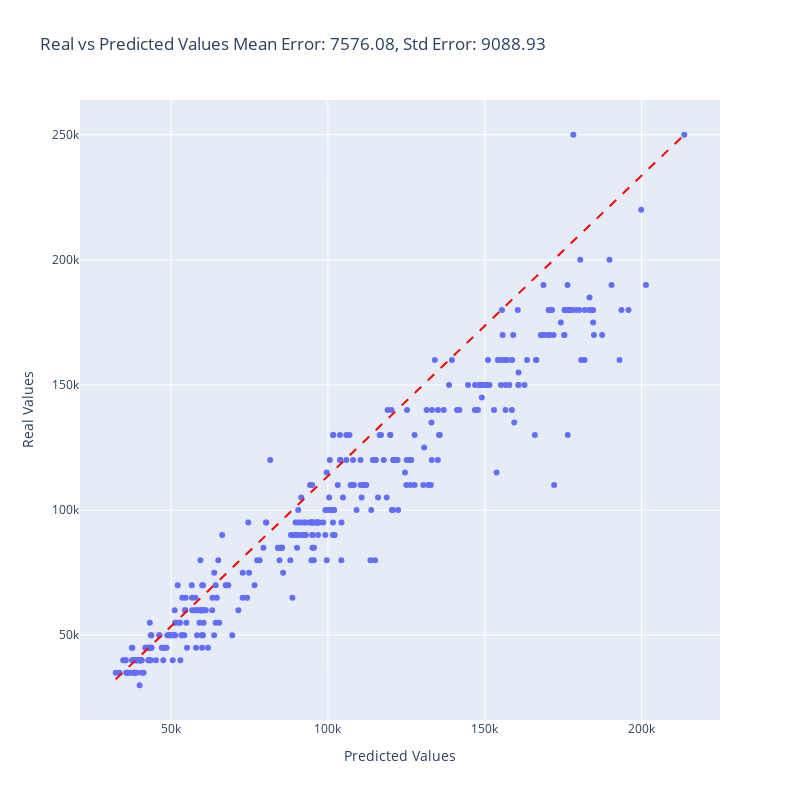

The notebook cell saved with this chart:
### Code cell
plot_error_vs_predicted(oof_preds_lgbm, y, ids)

### Figure 1 — Plotly figure (JSON) as saved in the notebook; plotly's stock layout.template omitted (floating-point values rounded to 4 significant figures; data arrays with more than 128 entries replaced by an {"elided": "..."} marker saying what was removed)
{"data": [{"customdata": {"elided": "372x1 int values"}, "hovertemplate": "Predicted Values=%{x}<br>Real Values=%{y}<br>id=%{customdata[0]}<extra></extra>", "legendgroup": "", "marker": {"color": "#636efa", "symbol": "circle"}, "mode": "markers", "name": "", "orientation": "v", "showlegend": false, "type": "scatter", "x": {"elided": "372 float values"}, "xaxis": "x", "y": {"elided": "372 float values"}, "yaxis": "y"}], "layout": {"height": 800, "legend": {"title": {"text": ""}, "tracegroupgap": 0}, "shapes": [{"line": {"color": "red", "dash": "dash"}, "type": "line", "x0": 32370.0, "x1": 213600.0, "y0": 32370.0, "y1": 250000}], "showlegend": false, "title": {"text": "Real vs Predicted Values\nMean Error: 7576.08, Std Error: 9088.93"}, "width": 800, "xaxis": {"anchor": "y", "domain": [0, 1], "title": {"text": "Predicted Values"}}, "yaxis": {"anchor": "x", "domain": [0, 1], "title": {"text": "Real Values"}}}}
